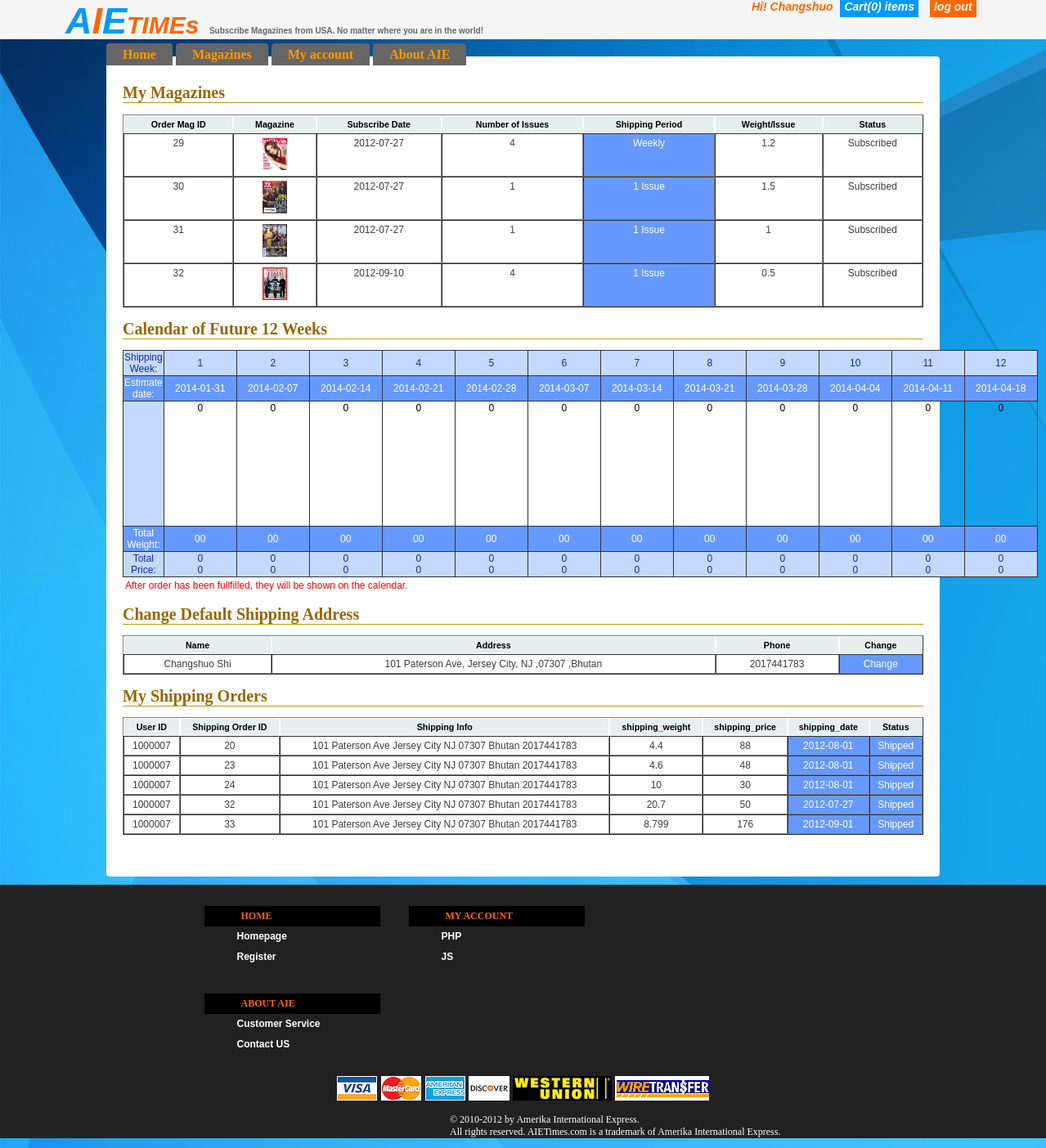
Page /shipping.php (signed in) on the committed database.
### tables this page shows
CREATE TABLE IF NOT EXISTS `order_magazineinfo` (
  `order_mag_id` int(10) NOT NULL AUTO_INCREMENT COMMENT 'identify every item in an order',
  `quantity` int(10) NOT NULL,
  `mag_id` int(10) NOT NULL,
  `order_id` int(10) NOT NULL,
  `subscribe_date` date NOT NULL,
  `number_of_issue` int(10) NOT NULL,
  `price` float NOT NULL,
  `shipping_period` varchar(10) NOT NULL DEFAULT '1',
  `order_period` varchar(50) NOT NULL,
  `end_date` date NOT NULL,
  PRIMARY KEY (`order_mag_id`),
  KEY `order_id` (`order_id`),
  KEY `mag_id` (`mag_id`)
);

CREATE TABLE IF NOT EXISTS `magazineinfo` (
  `mag_id` int(10) NOT NULL AUTO_INCREMENT,
  `mag_name` varchar(20) NOT NULL,
  `category` varchar(20) NOT NULL,
  `price_per_issue` varchar(20) NOT NULL,
  `weight_per_issue` varchar(5) NOT NULL,
  `cover_pic` varchar(50) NOT NULL,
  `description` varchar(500) NOT NULL,
  `issue_per_month` int(10) NOT NULL,
  `status` varchar(50) NOT NULL,
  `price_three_months` varchar(20) NOT NULL,
  `price_six_months` varchar(20) NOT NULL,
  `price_nine_months` varchar(20) NOT NULL,
  `price_twelve_months` varchar(20) NOT NULL,
  PRIMARY KEY (`mag_id`)
);

CREATE TABLE IF NOT EXISTS `order` (
  `order_id` int(10) NOT NULL AUTO_INCREMENT,
  `user_id` int(10) NOT NULL,
  `payment_id` int(10) NOT NULL,
  `start_date` date NOT NULL,
  `status` varchar(18) NOT NULL,
  `address_id` int(10) NOT NULL,
  PRIMARY KEY (`order_id`),
  KEY `user_id` (`user_id`),
  KEY `payment_id` (`payment_id`)
);

CREATE TABLE IF NOT EXISTS `shippingaddress` (
  `address_id` int(10) NOT NULL AUTO_INCREMENT,
  `user_id` int(10) NOT NULL,
  `first_name` varchar(15) NOT NULL,
  `last_name` varchar(15) NOT NULL,
  `address1` varchar(20) NOT NULL,
  `address2` varchar(20) NOT NULL,
  `city` varchar(20) NOT NULL,
  `state` varchar(8) NOT NULL,
  `zip` varchar(8) NOT NULL,
  `country` varchar(20) NOT NULL,
  `phone` varchar(15) NOT NULL,
  PRIMARY KEY (`address_id`),
  KEY `user_id` (`user_id`)
);

CREATE TABLE IF NOT EXISTS `shipping_order` (
  `shipping_order_id` int(10) NOT NULL AUTO_INCREMENT,
  `address_id` int(10) NOT NULL,
  `shipping_date` date NOT NULL DEFAULT '2000-01-01',
  `shipping_weight` varchar(5) NOT NULL DEFAULT '0',
  `shipping_price` float NOT NULL DEFAULT '0',
  `status` varchar(15) NOT NULL,
  `payment_id` int(10) NOT NULL,
  `user_id` int(10) NOT NULL,
  PRIMARY KEY (`shipping_order_id`),
  KEY `address_id` (`address_id`),
  KEY `payment_id` (`payment_id`)
);

### shipping.php (the view, shortened to what the rows shown need)
<!DOCTYPE html>
<html>
<head>
<link href="AIEtimeCSS.css" rel="stylesheet" type="text/css" />
<link href="form.css" rel="stylesheet" type="text/css" />
<link rel="stylesheet" href="table.css" type="text/css" media="print, projection, screen" />
</head>
<body class="bg">
<div id="main">
<div id="content">
<div id="content2" style="height:auto;">
<h1>My Magazines</h1>
<table border='1' cellspacing='0' class='tt' >
	<thead align='center'>
		<tr>
        	<th>Order Mag ID</th>
			<th>Magazine</th>
			<th>Subscribe Date</th>
			<th>Number of Issues</th>
			<th>Shipping Period</th>
            <th>Weight/Issue</th>
            <th>Status</th>
		</tr>
	</thead>
    <tbody align='center'>
<?php
$query_result = mysql_query("SELECT *
FROM `magazineinfo`,`order_magazineinfo`,`order`
WHERE `magazineinfo`.`mag_id`=`order_magazineinfo`.`mag_id`
AND `order`.`order_id`=`order_magazineinfo`.`order_id`
AND `order_magazineinfo`.`mag_id`=`magazineinfo`.`mag_id`
AND `order`.`user_id`='".$_SESSION['user_id']."'
LIMIT 0 , 30");
while($row = mysql_fetch_array($query_result)){
	echo "<tr>";
	echo "<td>".$row['order_mag_id']."</td>";
	echo "<td><img src='".$row['cover_pic']."' width=\"30\" height=\"40\" /></td>";
	echo "<td>".$row['subscribe_date']."</td>";
	echo "<td>".$row['number_of_issue']."</td>";
	echo "<td style='background-color:#69F;color:#fff;'><a style='color:#FFF;text-decoration: none;' href='ChangeShippingPeriod.php?ID=".$row['order_mag_id']."'>";
	if($row['order_period'] == "1 issue") echo "1 Issue";
	else{
	if($row['shipping_period']==1)echo "Weekly";
	else if($row['shipping_period']==2)echo "2 Weeks";
	else if($row['shipping_period']==3) echo "Monthly";
	else if($row['shipping_period']==4) echo "2 Months";
	else echo "3 Months";
	}
	echo "</td>";
	echo "<td>".$row['weight_per_issue']."</td>";
	echo "<td>".$row['status']."</td>";
	echo "</tr>";
}
?>
    </tbody>
</table>
<?php
static $flag = 1;
static $i = 7;
function est_date(){
global $flag;
global $i;
$query_result1 = mysql_query("SELECT * FROM `order`WHERE `user_id`='".$_SESSION['user_id']."'");
$num = mysql_num_rows($query_result1);
if($num == 0){
	 echo "unknown";
	 $shipping_date = date('Y-m-d',mktime (0,0,0,0,0,0));
	 $first_shipping_date = date('Y-m-d',mktime (0,0,0,0,0,0));
}
else{
$row = mysql_fetch_array($query_result1, MYSQL_ASSOC);
$olddate = explode("-",$row['start_date']);
$today = date('Y-m-d');
if($flag != 1){
                $estimate_date = date('Y-m-d',mktime (0,0,0,$olddate[1],$olddate[2]+14+$i,$olddate[0]));
                echo $estimate_date;
                $i+=7;
              }
else{
                $estimate_date = date('Y-m-d',mktime (0,0,0,$olddate[1],$olddate[2]+14,$olddate[0]));
				$estimate_date2 = date('Y-m-d',mktime (0,0,0,$olddate[1],$olddate[2]+21,$olddate[0]));
                for($i=7;$estimate_date2 <= $today;$i+=7) {
					$estimate_date = date('Y-m-d',mktime (0,0,0,$olddate[1],$olddate[2]+14+$i,$olddate[0]));
					$estimate_date2 = date('Y-m-d',mktime (0,0,0,$olddate[1],$olddate[2]+21+$i,$olddate[0]));
					}
                echo $estimate_date;
    }
}
}
?>
<h1>Calendar of Future 12 Weeks</h1>
<table id="calTable" align="center">
<tr>
    <td class="calBox1">Estimate date: </td>
    <td class="calBox1"><?php est_date();?></td>
    <td class="calBox1"><?php est_date();?></td>
    <td class="calBox1"><?php est_date();?></td>
    <td class="calBox1"><?php est_date();?></td>
    <td class="calBox1"><?php est_date();?></td>
    <td class="calBox1"><?php est_date();?></td>
    <td class="calBox1"><?php est_date();?></td>
    <td class="calBox1"><?php est_date();?></td>
    <td class="calBox1"><?php est_date();?></td>
    <td class="calBox1"><?php est_date();?></td>
    <td class="calBox1"><?php est_date();?></td>
    <td class="calBox1"><?php est_date();?></td>
</tr>
</table>
<h1>Change Default Shipping Address</h1>
<table border='1' cellspacing='0' class='tt' >
	<thead align='center'>
		<tr>
        	<th>Name</th>
			<th>Address</th>
			<th>Phone</th>
			<th>Change</th>
		</tr>
	</thead>
    <tbody align='center'>
<?php
$query_result = mysql_query("SELECT *
FROM `useraccount`,`shippingaddress`
WHERE `useraccount`.`user_id`='".$_SESSION['user_id']."'
AND `useraccount`.`user_id`=`shippingaddress`.`user_id`
AND `useraccount`.`default_addressid`=`shippingaddress`.`address_id`");
while($row = mysql_fetch_array($query_result)){
	echo "<tr>";
	echo "<td>".$row['first_name']." ".$row['last_name']."</td>";
	echo "<td>".$row['address1'].", ".$row['address2']." ".$row['city'].", ".$row['state']." ,".$row['zip']." ,".$row['country']."</td>";
	echo "<td>".$row['phone']."</td>";
	echo "<td style='background-color:#69F;color:#fff;'><a style='color:#FFF;text-decoration: none;' href='ChangeDefaultAddress.php?ID=".$row['default_addressid']."'>Change</td>";
	echo "</tr>";}
?>
    </tbody>
</table>
<h1>My Shipping Orders</h1>
<table border='1' cellspacing='0' class='tt' >
	<thead align='center'>
		<tr>
        	<th>User ID</th>
			<th>Shipping Order ID</th>
			<th>Shipping Info</th>
			<th>shipping_weight</th>
            <th>shipping_price</th>
            <th>shipping_date</th>
			<th>Status</th>
		</tr>
	</thead>
    <tbody align='center'>
<?php
$query_result = mysql_query("SELECT *
FROM `shipping_order`,`shippingaddress`
WHERE `shipping_order`.`user_id`='".$_SESSION['user_id']."'
AND `shipping_order`.`address_id`=`shippingaddress`.`address_id`
LIMIT 0 , 30");
while($row = mysql_fetch_array($query_result)){
	echo "<tr>";
	echo "<td>".$row['user_id']."</td>";
	echo "<td>".$row['shipping_order_id']."</td>";
	echo "<td>".$row['address1']." ".$row['address2']." ".$row['city']." ".$row['state']." ".$row['zip']." ".$row['country']." ".$row['phone']."</td>";
	echo "<td>".$row['shipping_weight']."</td>";
	echo "<td>".$row['shipping_price']."</td>";
	echo "<td style='background-color:#69F;color:#fff;'>";
	if($row['shipping_date']!=='0000-00-00')
	echo $row['shipping_date'];
	else
	echo "waiting";
	echo "</td>";
	echo "<td style='background-color:#69F;color:#fff;'>".$row['status']."</td>";
	echo "</tr>";
}
?>
    </tbody>
</table>
<br>
<br>
</div>
</div>
</div>
</body>
</html>

### rows in the picture
order_magazineinfo: order_mag_id "29", mag.cover_pic (picture), subscribe_date "2012-07-27", number_of_issue "4", order_period "Weekly", mag.weight_per_issue "1.2", order.status "Subscribed"
order_magazineinfo: order_mag_id "30", mag.cover_pic (picture), subscribe_date "2012-07-27", number_of_issue "1", order_period "1 Issue", mag.weight_per_issue "1.5", order.status "Subscribed"
order_magazineinfo: order_mag_id "31", mag.cover_pic (picture), subscribe_date "2012-07-27", number_of_issue "1", order_period "1 Issue", mag.weight_per_issue "1", order.status "Subscribed"
order_magazineinfo: order_mag_id "32", mag.cover_pic (picture), subscribe_date "2012-09-10", number_of_issue "4", order_period "1 Issue", mag.weight_per_issue "0.5", order.status "Subscribed"
order: start_date "2014-01-31", start_date "2014-02-07 2014-02-14 2014-02-21 2014-02-28 2014-03-07 2014-03-14 2014-03-21 2014-03-28 2014-04-04 2014-04-11 2014-04-18"
shippingaddress: first_name "Changshuo", last_name "Shi", address1 "101 Paterson Ave", city "Jersey City", state "NJ", zip "07307", country "Bhutan", phone "2017441783"
shipping_order: address.user_id "1000007", shipping_order_id "20", address.address1 "101 Paterson Ave", address.city "Jersey City", address.state "NJ", address.zip "07307", address.country "Bhutan", address.phone "2017441783", shipping_weight "4.4", shipping_price "88", shipping_date "2012-08-01", status "Shipped"
shipping_order: address.user_id "1000007", shipping_order_id "23", address.address1 "101 Paterson Ave", address.city "Jersey City", address.state "NJ", address.zip "07307", address.country "Bhutan", address.phone "2017441783", shipping_weight "4.6", shipping_price "48", shipping_date "2012-08-01", status "Shipped"
shipping_order: address.user_id "1000007", shipping_order_id "24", address.address1 "101 Paterson Ave", address.city "Jersey City", address.state "NJ", address.zip "07307", address.country "Bhutan", address.phone "2017441783", shipping_weight "10", shipping_price "30", shipping_date "2012-08-01", status "Shipped"
shipping_order: address.user_id "1000007", shipping_order_id "32", address.address1 "101 Paterson Ave", address.city "Jersey City", address.state "NJ", address.zip "07307", address.country "Bhutan", address.phone "2017441783", shipping_weight "20.7", shipping_price "50", shipping_date "2012-07-27", status "Shipped"
shipping_order: address.user_id "1000007", shipping_order_id "33", address.address1 "101 Paterson Ave", address.city "Jersey City", address.state "NJ", address.zip "07307", address.country "Bhutan", address.phone "2017441783", shipping_weight "8.799", shipping_price "176", shipping_date "2012-09-01", status "Shipped"

### other values in the picture
$_SESSION['first_name'] "Changshuo"
$count "0"
$total_weight "0 0 0 0 0 0 0 0 0 0 0 0"
$tmp_weight "0 0 0 0 0 0 0 0 0 0 0 0 0 0 0 0 0 0 0 0 0 0 0 0"
$total_price "0 0 0 0 0 0 0 0 0 0 0 0"
